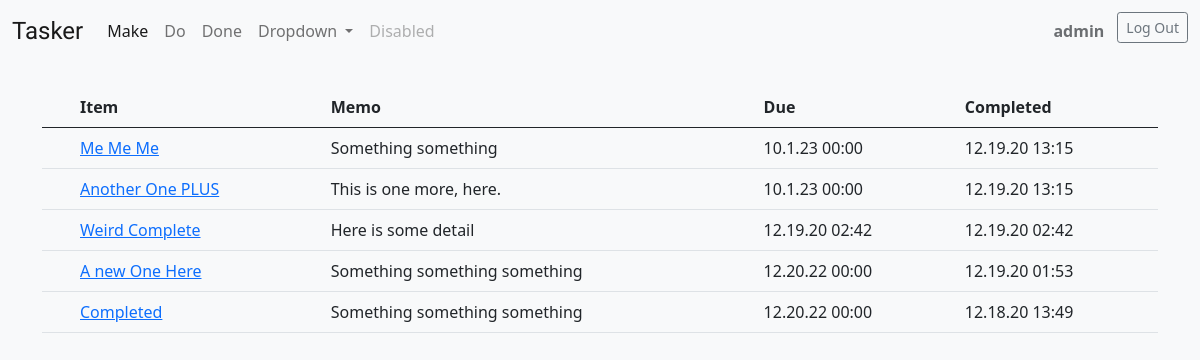
The app's page /done/ (signed in), older data.
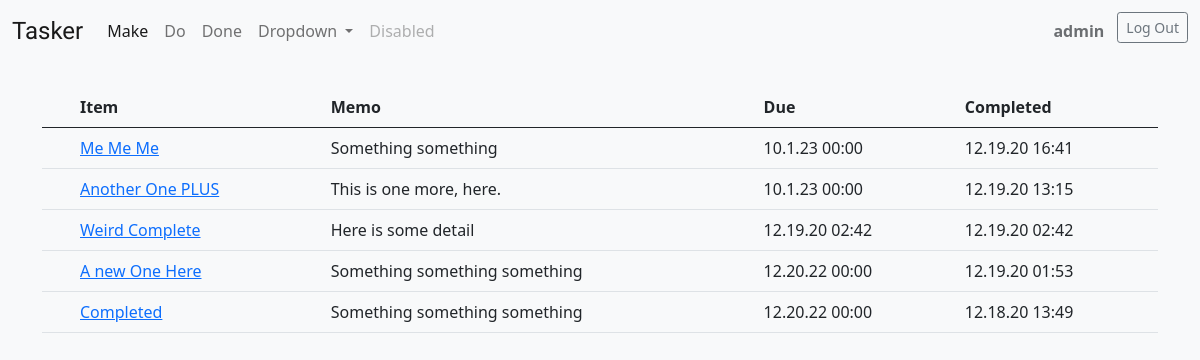
The same page, newer data.
### todo/models.py (models this page shows, shortened)
class Todo(models.Model):
    title = models.CharField(max_length=169)
    memo = models.TextField(blank=True)
    created = models.DateTimeField(auto_now_add=True)
    duedate = models.DateTimeField(null=True, blank=True)
    datecompleted = models.DateTimeField(null=True, blank=True)
    important = models.CharField(max_length=6, choices=PRIORITY_CHOICES)
    user = models.ForeignKey(User, on_delete=models.CASCADE)

### todo/views.py (the view)
# urls.py: path('done/', views.completedtodo, name='completedtodo'),
@login_required
def completedtodo(request):
    todos = Todo.objects.filter(user=request.user, datecompleted__isnull=False).order_by('-datecompleted')
    return render(request, 'todo/completedtodo.html', {'todos':todos})

### todo/templates/todo/completedtodo.html (shortened to what this page needs)
{% extends 'todo/base.html' %}
{% block content %}
    <div class="container">
        <table class="table">
            <thead>
                <th></th>
                <th>Item</th>
                <th>Memo</th>
                <th>Due</th>
                <th>Completed</th>
            </thead>
            {% for todo in todos %}
                <tr>
                    <td class="icon">
                        {% if todo.important == 'High' %}
                        <i class="bi bi-chevron-double-up" style="color: rgba(245,6,6,1);"></i>
                            {% elif todo.important == 'Medium' %}
                            <i class="bi bi-chevron-double-right" style="color: rgba(241,210,33,1);"></i>
                                {% elif todo.important == 'Low' %}
                                <i class="bi bi-chevron-double-down" style="color: rgba(73,238,73,1);"></i>
                                {% else %}
                                <i class="bi bi-box" style="color: rgba(123,126,123,1);"></i>
                        {% endif %}
                    </td>
                    <td>
                        <a href="{% url 'viewtodo' todo.id %}">
                            {{ todo.title }}
                        </a>
                    </td>
                    <td>{{ todo.memo }}</td>
                    <td>{{ todo.duedate|date:'m.j.y H:i' }}</td>
                    <td>{{ todo.datecompleted|date:'m.j.y H:i' }}</td>
                </tr>
            {% endfor %}
        </table>
    </div>
{% endblock content %}

Row changes from the older to the newer data that the page shows:
changed Todo "Me Me Me": datecompleted "12.19.20 13:15" → "12.19.20 16:41"
